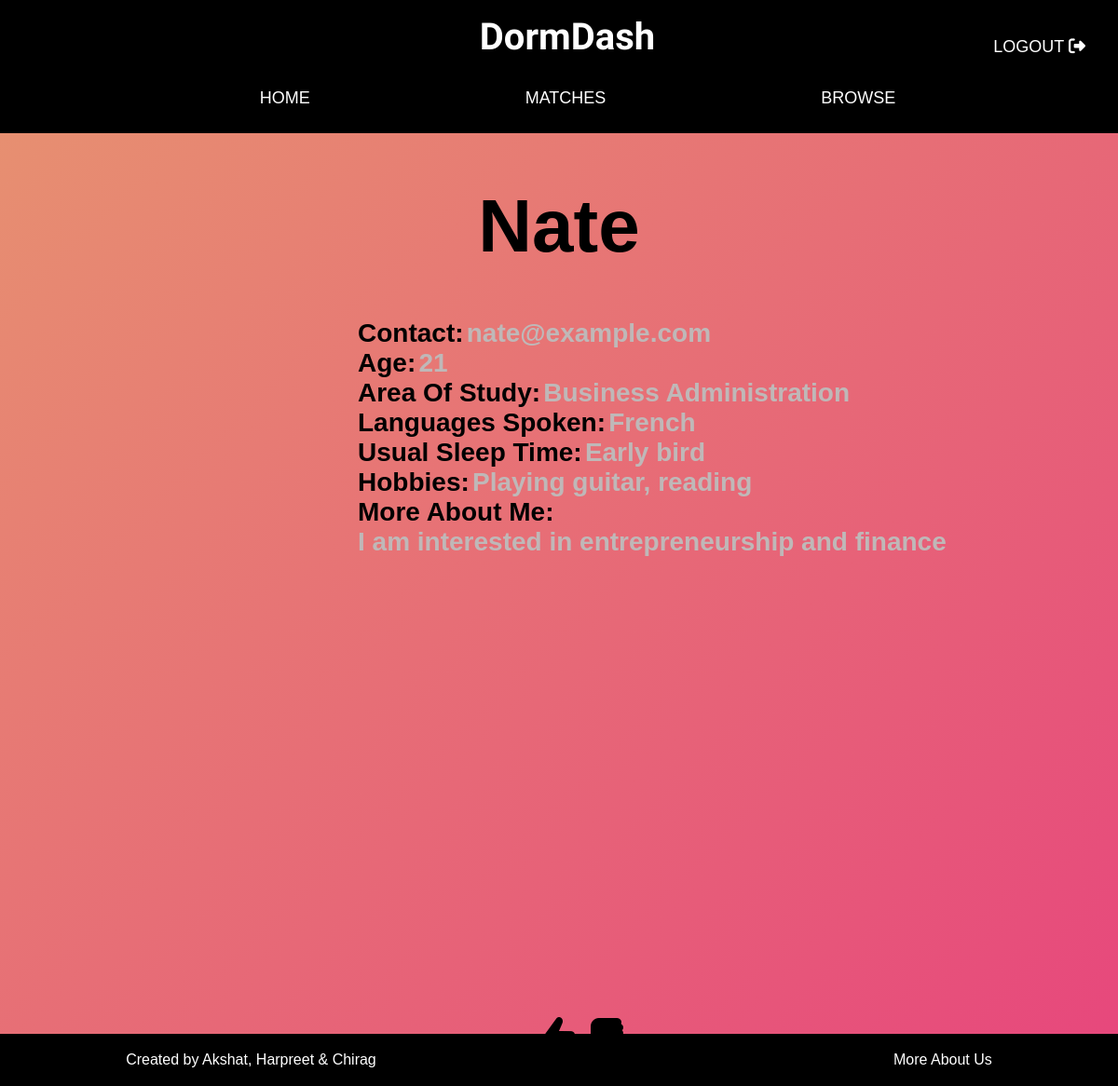
Page /user/nate21 on the committed database.
### tables this page shows
CREATE TABLE "user" (
	"userid"	TEXT NOT NULL,
	"name"	TEXT NOT NULL,
	"age"	INTEGER NOT NULL,
	"branch"	TEXT NOT NULL,
	"language"	TEXT NOT NULL,
	"hobbies"	TEXT NOT NULL,
	"sleep"	TEXT NOT NULL,
	"about"	TEXT NOT NULL,
	"contact"	TEXT NOT NULL,
	"pass"	TEXT NOT NULL,
	"like"	TEXT,
	"dislike"	TEXT,
	"matches"	TEXT,
	PRIMARY KEY("userid")
);

### authentication.py (the view)
@app.route('/user/<userid>')
def display_user(userid):
    conn = sqlite3.connect('database.db')
    c = conn.cursor()
    c.execute('SELECT * FROM user WHERE userid = ?', (userid,))
    user = c.fetchone()
    c.close()
    return render_template('user.html', user=user, name=user[1], age=user[2], branch=user[3], language=user[4], hobbies=user[5], sleep=user[6], about=user[7], contact=user[8])

### templates/user.html (shortened to what this page needs)
<!DOCTYPE html>
<html lang="en">
<head>
</head>
<body>
  <div id="mainnavcont">
    <div id="mainnav">
      <div id="logo">DormDash<a href="/"><div style="position: absolute; right:3vw; font-family: Impact, Haettenschweiler, 'Arial Narrow Bold', sans-serif; font-size: large;font-weight: 500;"> LOGOUT <i class="fa fa-sign-out"></i></div></a></div>
      <ul id="subnav">
        <li><a href="/home" class="navlink" id="hometext">HOME</a></li>
        <li><a href="/matches" class="navlink" id="artisttext">MATCHES</a></li>
        <li><a href="/browse" class="navlink" id="abouttext">BROWSE</a></li>
      </ul>
    </div>
  </div>
  <div id="mainbod">
            <h1>{{ user[1] }}</h1>
            </div>
            <div class="details" >
                <div class="line">Contact: <div class="answer">{{ user[8] }} </div></div>
                <div class="line">Age: <div class="answer"> {{ user[2] }} </div></div>
                <div class="line">Area Of Study: <div class="answer"> {{ user[3] }} </div></div>
                <div class="line">Languages Spoken: <div class="answer"> {{ user[4] }} </div></div>
                <div class="line">Usual Sleep Time: <div class="answer"> {{ user[6] }} </div></div>
                <div class="line">Hobbies: <div class="answer"> {{ user[5] }} </div></div>
                <div class="line">More About Me:</div>
                <div style="color: #bfb8b8; overflow: hidden;;"> {{ user[7] }}</div>
            </div>
    <div style="margin-top: 60vh; display: flex; justify-content: center;width:fit-content ;margin-left:48vw ;">
    </div>
  <div id="footer">
    <p>Created by Akshat, Harpreet & Chirag</p>
    <a href="/about">More About Us</a>
  </div>
</body>
</html>

### templates/user.html (style rules this page uses)
body { margin: 0; padding: 0; max-width: 100%; overflow-x: hidden; height: 100vh; width: 100vw; background: linear-gradient(-45deg, #723e3f, #d52347, #e73c7e, #e79470); background-size: 400% 400%; animation: gradient 15s ease infinite; }
#mainnavcont { position: sticky; top: 0; z-index: 10; }
#mainnav { display: flex; flex-direction: column; background-color: black; margin: 0; padding: 1vh; z-index: 10; }
#logo { color: white; font-size: 2.5rem; font-family: "Delicious Handrawn", cursive; font-weight: bold; padding: 1vh 0 2vh 0; display: flex; justify-content: center; transform: translateX(0.75vw); align-items: center; }
#subnav { display: flex; justify-content: space-evenly; list-style: none; }
.navlink { text-decoration: none; color: white; font-family: 'Impact', sans-serif; font-size: large; font-weight: 500; }
.navlink::after { content: ""; display: block; height: 3px; background-color: rgb(242, 136, 187); width: var(--width, 0%); transition: 0.68s; margin: 0px auto; }
h1 { font-family:helvetica; text-align: center; color: #000000; font-weight: bold; font-size: 5rem; }
#mainbod { display: flex; flex-direction: column; align-items: center; }
#footer { background-color: black; height: 7vh; width: 100vw; position: fixed; left: 0; bottom: 0; display: flex; justify-content: space-evenly; align-items: center; color: white; text-decoration: none; font-family: 'Impact', sans-serif; }
a { color:inherit; text-decoration: none; }
#footer a { text-decoration: none; color: white; font-family: 'Impact', sans-serif; padding-left: 35vw; }
.details { margin-left: 32vw; height:auto; font-size: 3.5vh; font-family: helvetica; font-weight: bold; display: flex; justify-content:space-around ; flex-direction: column; //padding: 2vh; align-content: center; }
.line { display: flex; align-items: center; justify-content:left; }
.answer { color: #bfb8b8; margin-left: 0.4vh ; }

### rows in the picture
user: name "Nate", contact "nate@example.com", age "21", branch "Business Administration", language "French", sleep "Early bird", hobbies "Playing guitar, reading", about "I am interested in entrepreneurship and finance"
